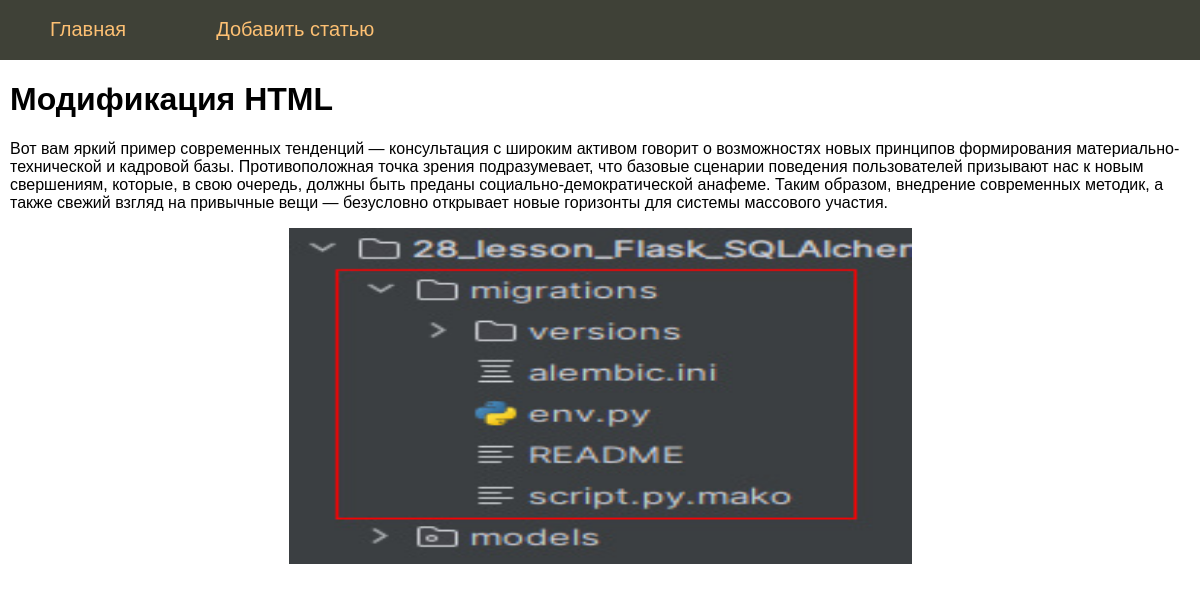
The app's page /post/test4 with its own data.
### tables this page shows
CREATE TABLE mainmenu
(
    id    INTEGER PRIMARY KEY AUTOINCREMENT,
    title text NOT NULL,
    url   text NOT NULL
);

CREATE TABLE posts
(
    id    INTEGER PRIMARY KEY AUTOINCREMENT,
    title text    NOT NULL,
    text  text    NOT NULL,
    url   text    NOT NULL,
    time  integer NOT NULL
);

### app.py (the view)
@app.route("/post/<alias>")
def showPost(alias):
    db = get_db()
    dbase = FDataBase(db)
    title, post = dbase.getPost(alias)
    if not title:
        abort(404)
    return render_template(
        "post.html", menu=dbase.getMenu(), title=title, post=post
    )

### FDataBase.py (called while the page is built)
    def getMenu(self):
        sql = """SELECT * FROM mainmenu"""
        try:
            self.__cur.execute(sql)
            res = self.__cur.fetchall()
            if res:
                return res
        except:
            print("Ошибка чтения из БД")
        return []

    def getPost(self, alias):
        try:
            self.__cur.execute(
                f"SELECT title, text FROM posts WHERE url LIKE '{alias}' LIMIT 1"
            )
            res = self.__cur.fetchone()
            if res:
                return res
        except sqlite3.Error as e:
            print("Ошибка получения поста из БД" + str(e))
        return (False, False)

### app.py (called while the page is built)
def connect_db():
    conn = sqlite3.connect(app.config["DATABASE"])
    conn.row_factory = sqlite3.Row
    return conn

def get_db():
    if not hasattr(g, "link_db"):
        g.link_db = connect_db()
    return g.link_db

@app.before_request
def before_request():
    print("before_request() called")

@app.after_request
def after_request(response):
    print("after_request() called")
    return response

@app.teardown_request
def teardown_request(response):
    print("teardown_request() called")
    return response

### templates/post.html
{% extends 'base.html' %}
{% block content %}
{{ super() }}
{{ post | safe }}
{% endblock %}

### templates/base.html (shortened to what this page needs)
<!DOCTYPE html>
<html lang="en">
<head>
    <link type="text/css" href="{{ url_for('static', filename='css/styles.css')}}" rel="stylesheet"/>
</head>
<body>
{% block content %}
    {% block mainmenu %}
        <ul class="mainmenu">
            {% for m in menu %}
                <li><a href="{{ m.url }}">{{ m.title }}</a></li>
            {% endfor %}
        </ul>
    {% endblock mainmenu %}
    <div class="content">
    {% if title %}
        <h1>{{ title }}</h1>
    {% else %}
        <h1>Про Flask</h1>
    {% endif %}
{% endblock %}
</div>
</body>
</html>

### static/css/styles.css (style rules this page uses)
html, body { font-family: 'Arial'; margin: 0; padding: 0; height: 100%; width: 100%; }
a { color: #0059b2; text-decoration: none; }
ul.mainmenu { list-style: none; background: #3f4137; height: 60px; margin: 0; padding: 0; color: #fdc073; font-size: 20px; overflow: hidden; }
ul.mainmenu li { float: left; margin: 18px 40px 0 50px; }
ul.mainmenu li a { color: #fdc073; text-decoration: none; }
div.content { margin: 10px; }

### records on screen
mainmenu: title "Главная"
mainmenu: title "Добавить статью"
posts: title "Модификация HTML", text "Вот вам яркий пример современных тенденций — консультация с широким активом говорит о возможностях новых принципов формирования материально-технической и кадровой базы. Противоположная точка зрения подразумевает, что базовые сценарии поведения пользователей призывают нас к новым свершениям, которые, в свою очередь, должны быть преданы социально-демократической анафеме. Таким образом, внедрение современных методик, а также свежий взгляд на привычные вещи — безусловно открывает новые горизонты для системы массового участия.", text (picture)
